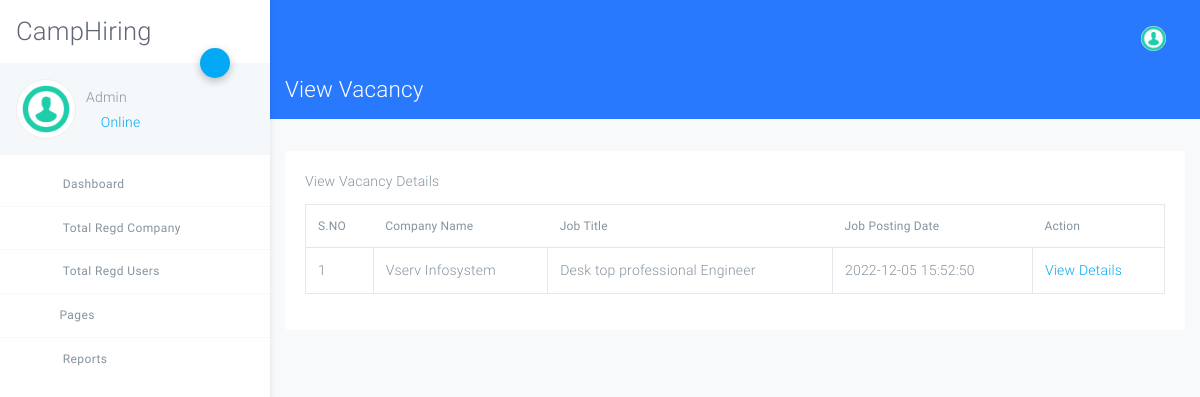
/admin/view-vacancy-details.php?viewid=6 (signed in), run on the app's committed database.
### tables this page shows
CREATE TABLE `tblvacancy` (
  `ID` int(10) NOT NULL,
  `CompanyID` int(10) DEFAULT NULL,
  `JobTitle` varchar(200) DEFAULT NULL,
  `MonthlySalary` varchar(120) DEFAULT NULL,
  `JobDescriptions` mediumtext DEFAULT NULL,
  `NoofOpenings` varchar(50) DEFAULT NULL,
  `JobLocation` varchar(120) DEFAULT NULL,
  `ApplyDate` varchar(120) DEFAULT NULL,
  `LastDate` varchar(120) DEFAULT NULL,
  `JobpostingDate` datetime DEFAULT current_timestamp()
);

CREATE TABLE `tblcompany` (
  `ID` int(10) NOT NULL,
  `CompanyName` varchar(120) DEFAULT NULL,
  `ContactPerson` varchar(100) DEFAULT NULL,
  `CompanyUrl` varchar(200) DEFAULT NULL,
  `CompanyAddress` mediumtext DEFAULT NULL,
  `MobileNumber` bigint(10) DEFAULT NULL,
  `CompanyEmail` varchar(200) DEFAULT NULL,
  `CompanyLogo` varchar(200) DEFAULT NULL,
  `Password` varchar(120) DEFAULT NULL,
  `CompanyRegdate` timestamp NOT NULL DEFAULT current_timestamp()
);

### admin/view-vacancy-details.php (the view, shortened to what this page needs)
<?php
include('includes/dbconnection.php');
if (strlen($_SESSION['crmsaid']==0)) {
  header('location:logout.php');
  } else{
  ?>
<!DOCTYPE html>
<html lang="en">
<head>
    <link rel="stylesheet" href="assets/css/app.css">
</head>
<body class="light">
<div id="app">
<?php include_once('includes/sidebar.php');?>
<?php include_once('includes/header.php');?>
<div class="page has-sidebar-left bg-light height-full">
    <header class="blue accent-3 relative nav-sticky">
        <div class="container-fluid text-white">
            <div class="row">
                <div class="col">
                    <h3 class="my-3">
                        View Vacancy
                    </h3>
                </div>
            </div>
        </div>
    </header>
    <div class="container-fluid my-3">
        <div class="row">
            <div class="col-md-12">
                <div class="card my-3 no-b">
                    <div class="card-body">
                        <div class="card-title">View Vacancy Details</div>
                        <table class="table table-bordered table-hover data-tables"
                               data-options='{ "paging": false; "searching":false}'>
                            <thead>
                             <tr>
                  <th>S.NO</th>
            <th>Company Name</th>
                  <th>Job Title</th>
                    <th>Job Posting Date</th>
                   <th>Action</th>
                </tr>
                            </thead>
                            <tbody>
                                <?php
                               $vid=$_GET['viewid'];
$ret=mysqli_query($con,"select tblcompany.ID as cid,tblcompany.CompanyName,tblvacancy.ID,tblvacancy.JobTitle,tblvacancy.JobpostingDate from tblcompany join  tblvacancy on tblcompany.ID=tblvacancy.CompanyID where CompanyID='$vid'");
$cnt=1;
while ($row=mysqli_fetch_array($ret)) {
?>
                           <tr>
                  <td><?php echo $cnt;?></td>
               <td><?php  echo $row['CompanyName'];?></td>
                  <td><?php  echo $row['JobTitle'];?></td>
                  <td><?php  echo $row['JobpostingDate'];?></td>
                  <td><a href="view-singlevacancy.php?viewid=<?php echo $row['ID'];?>">View Details</a></td>
                </tr>
                <?php
$cnt=$cnt+1;
}?>
                            </tbody>
                        </table>
                    </div>
                </div>
            </div>
        </div>
    </div>
</div>
</div>
</body>
</html>
<?php }  ?>

### admin/includes/sidebar.php (shortened to what this page needs)
<?php
include('includes/dbconnection.php');
  ?>
<aside class="main-sidebar fixed offcanvas shadow">
    <section class="sidebar">
        <div class="w-80px mt-3 mb-3 ml-3">
 <h2 align="center"> CampHiring</h2>
        </div>
        <div class="relative">
            <a data-toggle="collapse" href="#userSettingsCollapse" role="button" aria-expanded="false"
               aria-controls="userSettingsCollapse" class="btn-fab btn-fab-sm fab-right fab-top btn-primary shadow1 ">
                <i class="icon icon-cogs"></i>
            </a>
            <div class="user-panel p-3 light mb-2">
                <div>
                    <div class="float-left image">
                        <img class="user_avatar" src="assets/img/dummy/image.png" alt="User Image">
                    </div>
                    <div class="float-left info">
                        <?php
$aid=$_SESSION['crmsaid'];
$ret=mysqli_query($con,"select AdminName from tbladmin where ID='$aid'");
$row=mysqli_fetch_array($ret);
$name=$row['AdminName'];
?>
                        <h6 class="font-weight-light mt-2 mb-1"><?php echo $name; ?></h6>
                        <a href="#"><i class="icon-circle text-primary blink"></i> Online</a>
                    </div>
                </div>
                <div class="clearfix"></div>
            </div>
        </div>
        <ul class="sidebar-menu">
            <li class="treeview"><a href="dashboard.php">
                <i class="icon icon-sailing-boat-water purple-text s-18"></i> <span>Dashboard</span>
            </a>
            </li>
            <li class="treeview"><a href="total-regcompany.php">
                <i class="icon icon icon-package blue-text s-18"></i> <span>Total Regd Company</span>
            </a>
            </li>
            <li class="treeview"><a href="total-regusers.php">
                <i class="icon icon-account_box light-green-text s-18"></i> <span>Total Regd Users</span>
            </a>
            </li>
            <li class="treeview"><a href="#"><i class="icon icon-documents3 text-blue s-18"></i>Pages<i
                    class="icon icon-angle-left s-18 pull-right"></i></a>
            </li>
            <li class="treeview no-b"><a href="#">
                <i class="icon icon-package light-green-text s-18"></i>
                <span>Reports</span>
            </a>
            </li>
        </ul>
    </section>
</aside>

### data on the page
tblvacancy: CompanyID.CompanyName "Vserv Infosystem", JobTitle "Desk top professional Engineer", JobpostingDate "2022-12-05 15:52:50"

### other printed values
$name "Admin"
